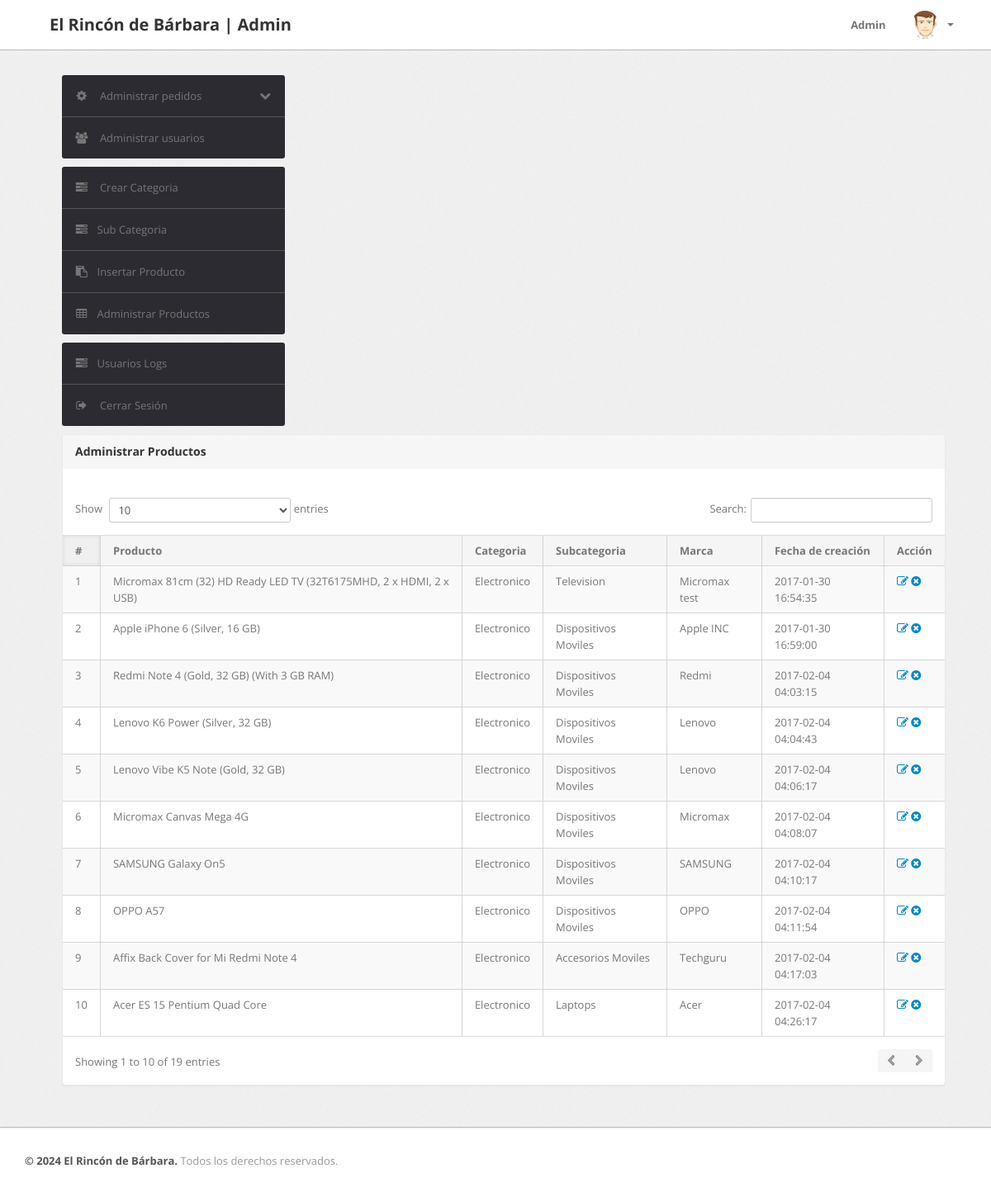
/admin/manage-products.php (signed in), run on the app's committed database.
### tables this page shows
CREATE TABLE `products` (
  `id` int(11) NOT NULL AUTO_INCREMENT,
  `category` int(11) NOT NULL,
  `subCategory` int(11) DEFAULT NULL,
  `productName` varchar(255) DEFAULT NULL,
  `productCompany` varchar(255) DEFAULT NULL,
  `productPrice` int(11) DEFAULT NULL,
  `productPriceBeforeDiscount` int(11) DEFAULT NULL,
  `productDescription` longtext DEFAULT NULL,
  `productImage1` varchar(255) DEFAULT NULL,
  `productImage2` varchar(255) DEFAULT NULL,
  `productImage3` varchar(255) DEFAULT NULL,
  `shippingCharge` int(11) DEFAULT NULL,
  `productAvailability` varchar(255) DEFAULT NULL,
  `postingDate` timestamp NULL DEFAULT current_timestamp(),
  `updationDate` varchar(255) DEFAULT NULL,
  `author_id` int(11) DEFAULT NULL,
  PRIMARY KEY (`id`),
  KEY `author_id` (`author_id`),
  CONSTRAINT `products_ibfk_1` FOREIGN KEY (`author_id`) REFERENCES `autores` (`id`) ON DELETE SET NULL ON UPDATE CASCADE
);

CREATE TABLE `category` (
  `id` int(11) NOT NULL,
  `categoryName` varchar(255) DEFAULT NULL,
  `categoryDescription` longtext DEFAULT NULL,
  `creationDate` timestamp NOT NULL DEFAULT current_timestamp(),
  `updationDate` varchar(255) DEFAULT NULL
);

CREATE TABLE `subcategory` (
  `id` int(11) NOT NULL,
  `categoryid` int(11) DEFAULT NULL,
  `subcategory` varchar(255) DEFAULT NULL,
  `creationDate` timestamp NULL DEFAULT current_timestamp(),
  `updationDate` varchar(255) DEFAULT NULL
);

### admin/manage-products.php (the view, shortened to what this page needs)
<?php
include('include/config.php');
if(strlen($_SESSION['alogin'])==0)
	{
header('location:index.php');
}
else{
?>
<!DOCTYPE html>
<html lang="es">
<head>
	<link type="text/css" href="bootstrap/css/bootstrap.min.css" rel="stylesheet">
	<link type="text/css" href="bootstrap/css/bootstrap-responsive.min.css" rel="stylesheet">
	<link type="text/css" href="css/theme.css" rel="stylesheet">
	<link type="text/css" href="images/icons/css/font-awesome.css" rel="stylesheet">
</head>
<body>
<?php include('include/header.php');?>
	<div class="wrapper">
		<div class="container">
			<div class="row">
<?php include('include/sidebar.php');?>
			<div class="span11">
					<div class="content">
	<div class="module">
							<div class="module-head">
								<h3>Administrar Productos</h3>
							</div>
							<div class="module-body table">
									<br />
								<table cellpadding="0" cellspacing="0" border="0" class="datatable-1 table table-bordered table-striped	 display" width="100%">
									<thead>
										<tr>
											<th>#</th>
											<th>Producto</th>
											<th>Categoria </th>
											<th>Subcategoria</th>
											<th>Marca</th>
											<th>Fecha de creación</th>
											<th>Acción</th>
										</tr>
									</thead>
									<tbody>
<?php $query=mysqli_query($con,"select products.*,category.categoryName,subcategory.subcategory from products join category on category.id=products.category join subcategory on subcategory.id=products.subCategory");
$cnt=1;
while($row=mysqli_fetch_array($query))
{
?>
										<tr>
											<td><?php echo htmlentities($cnt);?></td>
											<td><?php echo htmlentities($row['productName']);?></td>
											<td><?php echo htmlentities($row['categoryName']);?></td>
											<td> <?php echo htmlentities($row['subcategory']);?></td>
											<td><?php echo htmlentities($row['productCompany']);?></td>
											<td><?php echo htmlentities($row['postingDate']);?></td>
											<td>
											<a href="edit-products.php?id=<?php echo $row['id']?>" ><i class="icon-edit"></i></a>
											<a href="manage-products.php?id=<?php echo $row['id']?>&del=delete" onClick="return confirm('¿Está seguro de eliminar el registro?')"><i class="icon-remove-sign"></i></a></td>
										</tr>
										<?php $cnt=$cnt+1; } ?>
								</table>
							</div>
						</div>
					</div>
				</div>
			</div>
		</div>
	</div>
<?php include('include/footer.php');?>
</body>
<?php } ?>

### data on the page
products: productName "Micromax 81cm (32) HD Ready LED TV (32T6175MHD, 2 x HDMI, 2 x USB)", category.categoryName "Electronico", subcategory.subcategory "Television", productCompany "Micromax test", postingDate "2017-01-30 16:54:35"
products: productName "Apple iPhone 6 (Silver, 16 GB)", category.categoryName "Electronico", subcategory.subcategory "Dispositivos Moviles", productCompany "Apple INC", postingDate "2017-01-30 16:59:00"
products: productName "Redmi Note 4 (Gold, 32 GB) (With 3 GB RAM)", category.categoryName "Electronico", subcategory.subcategory "Dispositivos Moviles", productCompany "Redmi", postingDate "2017-02-04 04:03:15"
products: productName "Lenovo K6 Power (Silver, 32 GB)", category.categoryName "Electronico", subcategory.subcategory "Dispositivos Moviles", productCompany "Lenovo", postingDate "2017-02-04 04:04:43"
products: productName "Lenovo Vibe K5 Note (Gold, 32 GB)", category.categoryName "Electronico", subcategory.subcategory "Dispositivos Moviles", productCompany "Lenovo", postingDate "2017-02-04 04:06:17"
products: productName "Micromax Canvas Mega 4G", category.categoryName "Electronico", subcategory.subcategory "Dispositivos Moviles", productCompany "Micromax", postingDate "2017-02-04 04:08:07"
products: productName "SAMSUNG Galaxy On5", category.categoryName "Electronico", subcategory.subcategory "Dispositivos Moviles", productCompany "SAMSUNG", postingDate "2017-02-04 04:10:17"
products: productName "OPPO A57", category.categoryName "Electronico", subcategory.subcategory "Dispositivos Moviles", productCompany "OPPO", postingDate "2017-02-04 04:11:54"
products: productName "Affix Back Cover for Mi Redmi Note 4", category.categoryName "Electronico", subcategory.subcategory "Accesorios Moviles", productCompany "Techguru", postingDate "2017-02-04 04:17:03"
products: productName "Acer ES 15 Pentium Quad Core", category.categoryName "Electronico", subcategory.subcategory "Laptops", productCompany "Acer", postingDate "2017-02-04 04:26:17"
